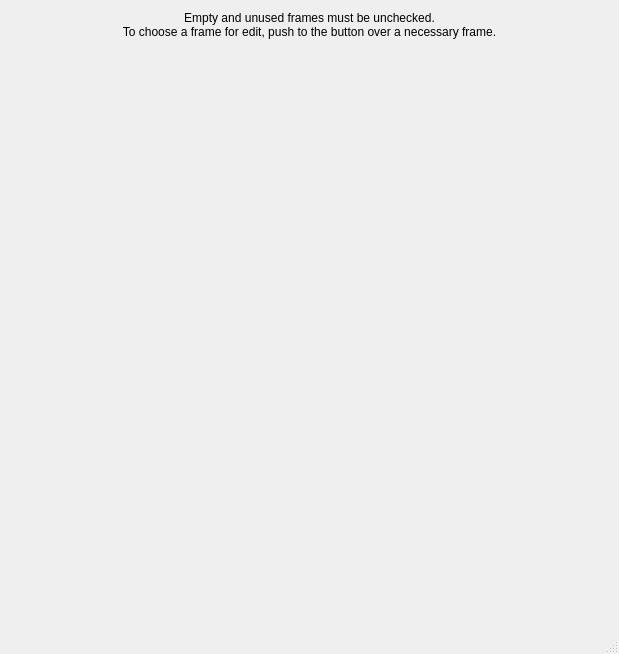
<?xml version="1.0" encoding="UTF-8"?>
<ui version="4.0">
 <class>Matrix</class>
 <widget class="QDialog" name="Matrix">
  <property name="geometry">
   <rect>
    <x>0</x>
    <y>0</y>
    <width>619</width>
    <height>654</height>
   </rect>
  </property>
  <property name="windowTitle">
   <string comment="A title of the frame selection on the sprite dialog">Select a frame on the sprite</string>
  </property>
  <property name="windowIcon">
   <iconset resource="../_resources/images.qrc">
    <normaloff>:/images/Icon16.png</normaloff>:/images/Icon16.png</iconset>
  </property>
  <property name="sizeGripEnabled">
   <bool>true</bool>
  </property>
  <property name="modal">
   <bool>true</bool>
  </property>
  <layout class="QGridLayout" name="gridLayout" rowstretch="0,1000">
   <item row="0" column="0">
    <widget class="QLabel" name="label">
     <property name="text">
      <string>Empty and unused frames must be unchecked.
To choose a frame for edit, push to the button over a necessary frame.</string>
     </property>
     <property name="alignment">
      <set>Qt::AlignHCenter|Qt::AlignTop</set>
     </property>
     <property name="wordWrap">
      <bool>true</bool>
     </property>
    </widget>
   </item>
   <item row="1" column="0">
    <widget class="MatrixWidget" name="SpriteMatrix" native="true">
     <property name="lineWidth" stdset="0">
      <number>0</number>
     </property>
     <property name="midLineWidth" stdset="0">
      <number>0</number>
     </property>
    </widget>
   </item>
  </layout>
 </widget>
 <customwidgets>
  <customwidget>
   <class>MatrixWidget</class>
   <extends>QWidget</extends>
   <header>frame_matrix/matrix_widget.h</header>
   <container>1</container>
  </customwidget>
 </customwidgets>
 <tabstops>
  <tabstop>SpriteMatrix</tabstop>
 </tabstops>
 <resources>
  <include location="../_resources/images.qrc"/>
 </resources>
 <connections/>
</ui>
